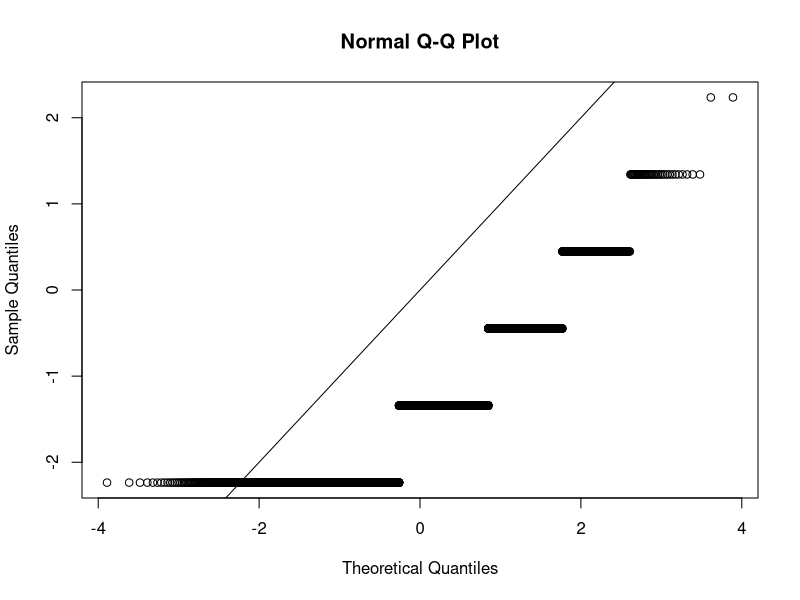
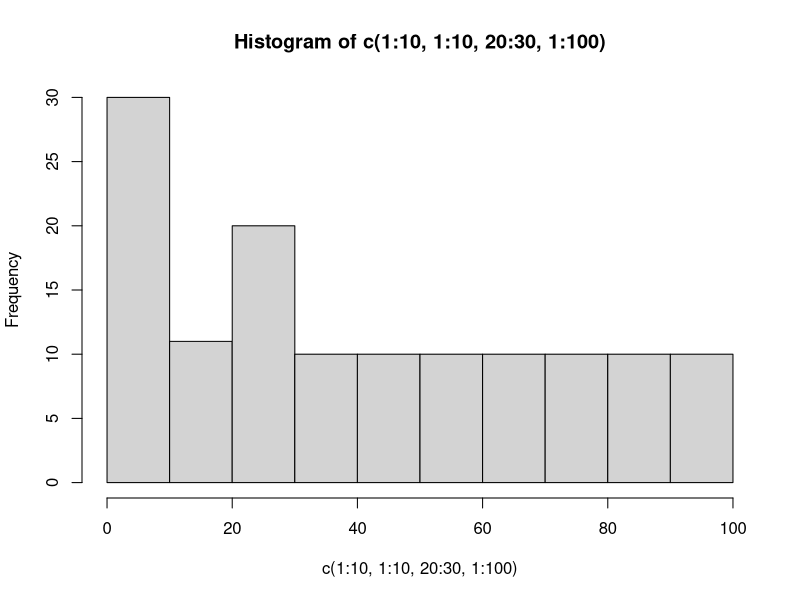

These figures' R source, in order:
simulation <- function(p, n){
    r <- replicate (10000, sample(1:6,n,replace=TRUE))
    z <- vector('numeric', 10000)
    for (i in 1:10000){
        mean <- mean(r[,i] == 6)
        z[i] <- (mean - p) / sqrt(p*(1-p)/n)
    }
    qqnorm(z)
    abline(0,1)
    hist(c(1:10,1:10,20:30,1:100))
    return (mean(z >= 2) + mean(z <= -2))
}
p <- 0.5
n <- 5
r <- simulation(p,n)
p
n
r
abs(0.05 - r)

message("Press Return To Continue")
invisible(readLines("stdin", n=1))
